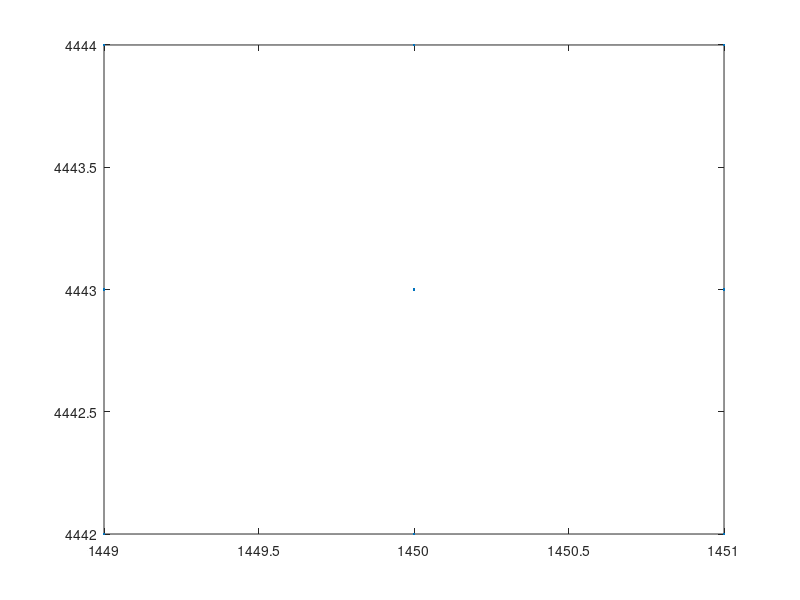

Source code (MATLAB): (Note: this script raises an error after producing the figure.)
% function values=plot_ts_pts(px,py)
% clear all;close all
% px=[727 460  541 1328 251];
% py=[550 1491 79 2337 2897];
clear all;%close all
sites=[{'main'}; {'P544'}; {'CRCN'}; {'BAK1'}; {'P537'}]
px=1449;
py=4442;%CRCN
% px=1325;
% py=3707;
px=[px px   px+1 px+1 px+2 px+2 px   px+1 px+2];
py=[py py+1 py   py+1 py   py+1 py+2 py+2 py+2];


figure;plot(px,py,'.')
%example:
%px=[1076 1015 1135 693 637 699 722];
%py=[1655 1504 1498 2069 1980 2065 2152];

set_params
load(ts_paramfile)
% ndates  = length(dates);
% nints   = length(ints);
% if strcmp(sat,'S1A')
%     nx=ints(id).width;
%     ny=ints(id).length;
% else
%     [nx,ny,lambda]     = load_rscs(dates(id).slc,'WIDTH','FILE_LENGTH','WAVELENGTH');
% 
% end
% newnx   = floor(nx./rlooks)
% newny   = floor(ny./alooks);

[X,Y] = meshgrid(1:newnx,1:newny);

dn    = [dates.dn];
dn    = dn-dn(1);

l=1;

for i=1:ndates
    fid=fopen(dates(i).unwrlk{l},'r');
    for j=1:length(px)
        fseek(fid,0,-1);
        tmp=fread(fid,(newnx(l)*(py(j)-1)+px(j)-1),'real*4');
        ts_phs(i,j)=fread(fid,1,'real*4')*lambda/(4*pi)*-100; %convert to cm
        
    end
    fclose(fid);
end


for i=1:ndates
    tsphs(i)=median(ts_phs(i,:));
end
ts_phs=tsphs';

%get int values
for i=1:nints
    fid=fopen(ints(i).unwrlk{l},'r');
    for j=1:length(px)
        fseek(fid,0,-1);
        tmp=fread(fid,(newnx(l)*(py(j)-1)+px(j)-1),'real*4');
        values_ints(i,j)=fread(fid,1,'real*4');
    end
    fclose(fid);
end


% %for each int, find difference between its displacement and the cumulative
% %displacement from the sbas inversion (span of the values vector).
% for i=1:nints
%     dn1 = ints(i).i1;
%     dn2 = ints(i).i2;
%     cum_mod = values(dn2,1)-values(dn1,1);
%     ints(i).res = values_ints(i,1) - cum_mod;
% end
%     
% %make a baseline plot with the pair segments colored by the residual
% %calcualted above.
% i1=[ints.i1];
% i2=[ints.i2];
% dn=[dates.dn];                                                                                                                       
% bp=[dates.bp]; 
% 
%     dnpair=[dates(i1).dn;dates(i2).dn];
%     bppair=[dates(i1).bp;dates(i2).bp];
% 
%     res_abs=abs([ints.res]);
%     res_intensity=round(10*abs(mean(res_abs)-res_abs)/mean(res_abs))+1;
%     
%     % res_intensity=round(abs([ints.res]))+1
%     cmap= jet(range(res_intensity)+1);
% 
%  %Plot the baseline plot for the single pixel
%     figure
%      text(dn,bp,num2str([1:ndates]')); hold on
%     for i=1:length(ints)
%        
%         plot(dnpair(:,i),bppair(:,i),'Color',cmap(res_intensity(i),:));hold on
%         grid on
%         datetick
%         title('int - inverted displacement')
%         xlabel('Years'); ylabel('Baseline (m)')
%         kylestyle
%         colormap(cmap)
%         colorbar('Ticks',[1,2,3,4,5,6]);
%     end
%     
%   %Plot the baseline plot for the rms of the whole int 
%    rms=abs([ints.rms]);
%     rms_intensity=round(10*abs(mean(rms)-rms)/mean(rms))+1;
%     
%   cmap=jet(range([rms_intensity])+1);
%   
%      figure
%      text(dn,bp,num2str([1:ndates]')); hold on
%     for i=1:length(ints)
%        
%         plot(dnpair(:,i),bppair(:,i),'Color',cmap(rms_intensity(i),:));hold on
%         grid on
%         datetick
%         title('Baselines colored by int RMS')
%         xlabel('Years'); ylabel('Baseline (m)')
%         kylestyle
%         colormap(cmap)
% %         colorbar('Ticks',[1,2,3,4,5,6]);
%     end
%     
% for i=1:ndates
%     fid=fopen(dates(i).unwrlk{l},'r');
%     for j=1:length(px)
%         fseek(fid,0,-1);
%         tmp=fread(fid,(newnx(l)*(py(j)-1)+px(j)-1),'real*4');
%         values(i,j)=fread(fid,1,'real*4');
%     end
%     fclose(fid);
% end

fid=fopen(['rates_' num2str(rlooks)],'r');
rate=fread(fid,[newnx,newny*2],'real*4');
% rate=flipud(rate');
figure
imagesc(rate');hold on
plot(px,py,'ko')
% text(px,py,sites)
% caxis([-40 40])
colorbar
colormap('jet')

datenumbers=char(dates.name);

for i=1:length(dates)
    dnum(i) = str2num(datenumbers(i,:));
end
%project to vertical
ts_phs = ts_phs;%/cosd(25);
d=datenum(datenumbers,'yyyymmdd');
dy=d./365.25;
figure;plot(dy,ts_phs,'.');kylestyle;xlabel('time');ylabel('LOS disp (cm)')
save('ALOS_TS_CRCN','ts_phs')
save('ALOS_TS_dy','dy')


% figure
% plot(dy,values,'k.-')
% datetick('x','keepticks','keeplimits')
% title(['at pixel: ' num2str(px) ', ' num2str(py) ])
% kylestyle

%get the GPS site
%  [gps_year, gps_e, gps_n, gps_v]=readGPS_TS('CRCN',1);

%get rid of offset in gps data
% gps_v(1932:end) = gps_v(1932:end) + (-gps_v(1932)+gps_v(1930));
 
% start_id = find(round((gps_year*1000))/1000 == round((dy(1)*1000))/1000);
% insar_vert=nan(1,length(gps_year));
% insar_vert(start_id:length(dy)+start_id-1)=values/cosd(23)+gps_v(start_id);
% insar_vert2 = values/cosd(30);
% insar_vert2= insar_vert2+110

% load 's1a_dates'
% load 's1a_disp'

% figure
% plot(dy,values,'r.');hold on
% % legend('GPS','Envisat','Sentinel')
% xlabel('years')
% ylabel('Displacement (cm)')
% kylestyle

% gps_v=(gps_v); %multiply meters by 100 to get cm
% gps_v=gps_v - mean(gps_v(1:20))-28; %subtract mean of some of the values near first insar data points (choose range manually)
% plot(gps_year,gps_v,'.')
% kylestyle

%% now fit a seasonal rate
% run_seasfun

% %% now plot GPS data on same figures (7,6,5,4) {'P544'}; {'CRCN'}; {'BAK1'}; {'P537'}
% 
% figure(4)
% [gps_year, gps_e, gps_n, gps_v]=readGPS_TS('P544.NA12.tenv3')
% % gps_los = dot(gps
% gps_v=(gps_v*100); %multiply meters by 100 to get cm
% gps_v=gps_v - mean(gps_v(589:595))+3; %subtract mean of some of the values near first insar data points (choose range manually)
% plot(gps_year,gps_v,'.')
% 
%  figure(5)
%  [gps_year, gps_e, gps_n, gps_v]=readGPS_TS('CRCN.NA12.tenv3')
%  gps_v(1932:end) = gps_v(1932:end) + (-gps_v(1932)+gps_v(1930));
% gps_v=(gps_v); %multiply meters by 100 to get cm
% gps_v=gps_v - mean(gps_v(1:20))-28; %subtract mean of some of the values near first insar data points (choose range manually)
% plot(gps_year,gps_v,'.')
% % 
% figure(6)
% [gps_year, gps_e, gps_n, gps_v]=readGPS_TS('BAK1.NA12.tenv3')
% gps_v=(gps_v*100); %multiply meters by 100 to get cm
% gps_v=gps_v - mean(gps_v(1:20))-.5; %subtract mean of some of the values near first insar data points (choose range manually)
% plot(gps_year,gps_v,'.')
% % 
%  figure(7)   
% [gps_year, gps_e, gps_n, gps_v]=readGPS_TS('P537.NA12.tenv3')
% gps_v=(gps_v*100); %multiply meters by 100 to get cm
% gps_v=gps_v - mean(gps_v(600:620)); %subtract mean of some of the values near first insar data points (choose range manually)
% plot(gps_year,gps_v,'.')
